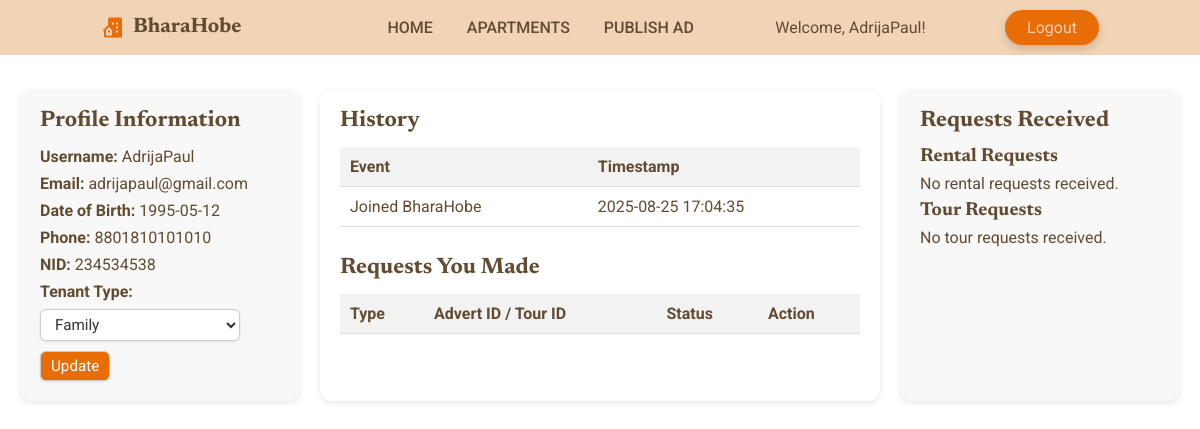
The page /BharaHobeProject/profile.php (signed in) on the database its author committed.
### tables this page shows
CREATE TABLE `users` (
  `username` varchar(50) NOT NULL,
  `email` varchar(50) NOT NULL,
  `date_of_birth` date NOT NULL,
  `nid` int(20) UNSIGNED NOT NULL,
  `Phone_no` bigint(20) NOT NULL,
  `password` varchar(255) NOT NULL,
  `ten_flag` tinyint(1) NOT NULL,
  `ten_type` enum('Bachelor','Family') DEFAULT NULL,
  `ren_flag` tinyint(1) NOT NULL
);

CREATE TABLE `history` (
  `username` varchar(50) NOT NULL,
  `event` text NOT NULL,
  `date_time` datetime NOT NULL DEFAULT current_timestamp()
);

### BharaHobeProject/profile.php (the view, shortened to what this page needs)
<?php
require_once('dbconnect.php');
$email = $_SESSION['email'];
$sql = "SELECT username, email, date_of_birth, Phone_no, nid, ten_type, ren_flag FROM users WHERE email = '$email'";
$result = mysqli_query($conn, $sql);
$user = mysqli_fetch_assoc($result);
$username = $user['username'];
$history_result = mysqli_query($conn, "SELECT * FROM history WHERE username='$username' ORDER BY date_time DESC");
$renter_requests = ['rental' => null, 'tour' => null];
if ($user['ren_flag'] == 1) {
    $renter_requests['rental'] = mysqli_query($conn, "
        SELECT ra.tenant_username, ra.advert_id, ra.status
        FROM request_apply ra
        JOIN apartment a ON ra.advert_id = a.advert_id
        WHERE a.renter_username = '$username' AND ra.status = 'Pending'
    ");
    $renter_requests['tour'] = mysqli_query($conn, "
        SELECT st.tour_id, st.tenant_username, st.advert_id, t.status, t.renter_approved
        FROM scheduled_tour st
        JOIN tour t ON st.tour_id = t.tour_id
        JOIN apartment a ON st.advert_id = a.advert_id
        WHERE a.renter_username = '$username'
    ");
}
?>
<!DOCTYPE html>
<html lang="en">
<head>
<link rel="stylesheet" href="css/style.css">
<link rel="stylesheet" href="https://cdn.jsdelivr.net/npm/boxicons@latest/css/boxicons.min.css">
</head>
<body class="profile-page">
<header>
    <div class="nav container">
        <a href="index.php" class="logo"><i class='bx bxs-building-house'></i>BharaHobe</a>
        <ul class="navbar">
            <li><a href="index.php">Home</a></li>
            <li><a href="apartments.php">Apartments</a></li>
            <li><a href="publishad.php">Publish Ad</a></li>
        </ul>
        <span class="welcome">Welcome, <?= htmlspecialchars($username) ?>!</span>
        <a href="logout.php" class="btn">Logout</a>
    </div>
</header>
<main class="profile-container">
<div class="profile-info">
    <h2>Profile Information</h2>
    <p><strong>Username:</strong> <?= htmlspecialchars($user['username']) ?></p>
    <p><strong>Email:</strong> <?= htmlspecialchars($user['email']) ?></p>
    <p><strong>Date of Birth:</strong> <?= htmlspecialchars($user['date_of_birth']) ?></p>
    <p><strong>Phone:</strong> <?= htmlspecialchars($user['Phone_no']) ?></p>
    <p><strong>NID:</strong> <?= htmlspecialchars($user['nid']) ?></p>
    <p><strong>Tenant Type:</strong></p>
    <form method="POST" class="tenant-form">
        <select name="ten_type" class="tenant-type">
            <option value="Family" <?php if($user['ten_type']=='Family') echo 'selected'; ?>>Family</option>
        </select>
        <button type="submit" class="tenant-type-button">Update</button>
    </form>
</div>
<div class="profile-history">
    <div class="history-section">
        <h2>History</h2>
        <?php if(mysqli_num_rows($history_result) > 0): ?>
        <table class="history-table">
            <thead>
                <tr><th>Event</th><th>Timestamp</th></tr>
            </thead>
            <tbody>
            <?php while($row = mysqli_fetch_assoc($history_result)): ?>
                <tr>
                    <td><?= htmlspecialchars($row['event']) ?></td>
                    <td><?= htmlspecialchars($row['date_time']) ?></td>
                </tr>
            <?php endwhile; ?>
            </tbody>
        </table>
        <?php else: ?>
        <p>No history available.</p>
        <?php endif; ?>
    </div>
    <div class="requests-section">
        <h2>Requests You Made</h2>
        <table class="request-table">
            <thead>
                <tr><th>Type</th><th>Advert ID / Tour ID</th><th>Status</th><th>Action</th></tr>
            </thead>
        </table>
    </div>
</div>
<div class="profile-info">
<?php if($user['ren_flag'] == 1): ?>
    <h2>Requests Received</h2>
    <h3>Rental Requests</h3>
    <?php if($renter_requests['rental'] && mysqli_num_rows($renter_requests['rental']) > 0): ?>
        <?php while($r = mysqli_fetch_assoc($renter_requests['rental'])): ?>
            <p>
                <?= htmlspecialchars($r['tenant_username']) ?> for Apartment #<?= $r['advert_id'] ?>
                <form method="POST" action="handle_rent_request.php" style="display:inline;">
                    <input type="hidden" name="advert_id" value="<?= $r['advert_id'] ?>">
                    <input type="hidden" name="tenant_username" value="<?= $r['tenant_username'] ?>">
                    <button type="submit" name="accept" class="accept-btn">Accept</button>
                    <button type="submit" name="reject" class="reject-btn">Reject</button>
                </form>
            </p>
        <?php endwhile; ?>
    <?php else: ?>
        <p>No rental requests received.</p>
    <?php endif; ?>
    <h3>Tour Requests</h3>
    <?php if($renter_requests['tour'] && mysqli_num_rows($renter_requests['tour']) > 0): ?>
        <?php while($t = mysqli_fetch_assoc($renter_requests['tour'])): ?>
            <p>
                <?= htmlspecialchars($t['tenant_username']) ?> requested a Tour for Apartment #<?= $t['advert_id'] ?>
                <?php if($t['renter_approved'] === 'Pending'): ?>
                    <form method="POST" action="handle_tour_request.php" style="display:inline;">
                        <input type="hidden" name="tour_id" value="<?= $t['tour_id'] ?>">
                        <button type="submit" name="accept" class="accept-btn">Accept</button>
                        <button type="submit" name="reject" class="reject-btn">Reject</button>
                    </form>
                <?php endif; ?>
            </p>
        <?php endwhile; ?>
    <?php else: ?>
        <p>No tour requests received.</p>
    <?php endif; ?>
<?php else: ?>
    <p>No requests received (not a renter).</p>
<?php endif; ?>
</div>
</main>
</body>
</html>

### BharaHobeProject/css/style.css (style rules this page uses)
* { font-family: "Roboto", sans-serif; margin: 0; padding: 0; box-sizing: border-box; scroll-behavior: smooth; scroll-padding-top: 3rem; list-style: none; text-decoration: none; }
h1, h2, h3, .logo { font-family: "Newsreader", serif; }
:root { --main-color:#e96d07 ; --second-color:#f19122 ; --title-color: #fdfdfd ; --text-color:#624b31 ; --bg-color:#f1d3b6 ; --box-shadow: 2px 2px 18px rgb(14 52 54 / 15%); }
body { color: var(--text-color); background: #fff; }
.container { max-width: 1068px; margin-left: auto; margin-right: auto; }
header { display: block; width: 100%; background: var(--bg-color); position: fixed; top: 0; left: 0; z-index: 100; }
.nav { display: flex; align-items: center; justify-content: space-between; padding: 10px 35px; }
.logo { display: flex; align-items: center; column-gap: 0.5rem; font-size: 1.3rem; font-weight: 700; color: var(--text-color); }
.logo .bx { font-size: 24px; color: var(--main-color); }
.navbar { display: flex; }
.navbar a { padding: 8px 17px; color: var(--text-color); font-size: 1rem; text-transform: uppercase; font-weight: 500; }
.btn { padding: 8px 22px; background: var(--main-color); color: var(--bg-color); border-radius: 5rem; display: flex; align-items: center; justify-content: center; text-align: center; }
.logo, .home-text h1, section h2 { font-family: "Newsreader", serif; }
.navbar a { position: relative; }
.navbar a::after { content: ""; position: absolute; width: 0%; height: 2px; background: var(--main-color); left: 0; bottom: -4px; transition: 0.3s; }
.btn { padding: 8px 22px; background: var(--main-color); color: var(--bg-color); border-radius: 5rem; transition: 0.3s; box-shadow: 0 4px 8px rgba(0,0,0,0.15); }
body.profile-page { padding-top: 70px; }
.profile-container { display: grid; grid-template-columns: 1fr 2fr 1fr; gap: 20px; margin: 20px; }
.profile-info { background: #f8f8f8; padding: 20px; border-radius: 12px; box-shadow: 0 2px 6px rgba(0,0,0,0.1); }
.profile-info h2 { margin-bottom: 15px; font-size: 1.4rem; }
.profile-info p { margin: 0.5rem 0; }
.profile-info form { display: flex; align-items: center; gap: 10px; flex-wrap: wrap; max-width: 200px; }
.tenant-form { display: flex; align-items: center; gap: 10px; max-width: 250px; }
.tenant-type { flex: 1; padding: 5px 10px; border-radius: 6px; border: 1px solid #ccc; font-size: 0.95rem; background-color: #fff; color: #333; outline: none; box-shadow: 0 1px 3px rgba(0,0,0,0.1); box-sizing: border-box; }
.tenant-type-button { padding: 5px 10px; border-radius: 6px; border: 1px solid #ccc; background-color: #e96d07; color: #fff; font-size: 0.95rem; cursor: pointer; outline: none; box-shadow: 0 1px 3px rgba(0,0,0,0.1); -webkit-appearance: none; -moz-appearance: none; appearance: none; }
.profile-history { background: #fff; padding: 20px; border-radius: 12px; box-shadow: 0 2px 6px rgba(0,0,0,0.1); max-height: 400px; overflow-y: auto; }
.profile-history h2 { margin-bottom: 15px; font-size: 1.4rem; }
.profile-history table { width: 100%; border-collapse: collapse; }
.profile-history th, .profile-history td { padding: 10px; border-bottom: 1px solid #ddd; text-align: left; }
.profile-history th { background: #f2f2f2; position: sticky; top: 0; z-index: 1; }
.history-section, .requests-section { margin-bottom: 30px; }
.history-section table, .requests-section table { margin-top: 10px; }
.nav.container .btn { margin-left: 15px; }
.request-table { margin-bottom: 25px; }

### rows shown on the page
users: username "AdrijaPaul", email "adrijapaul@gmail.com", date_of_birth "1995-05-12", Phone_no "8801810101010", nid "234534538", ten_type "Family"
history: event "Joined BharaHobe", date_time "2025-08-25 17:04:35"
